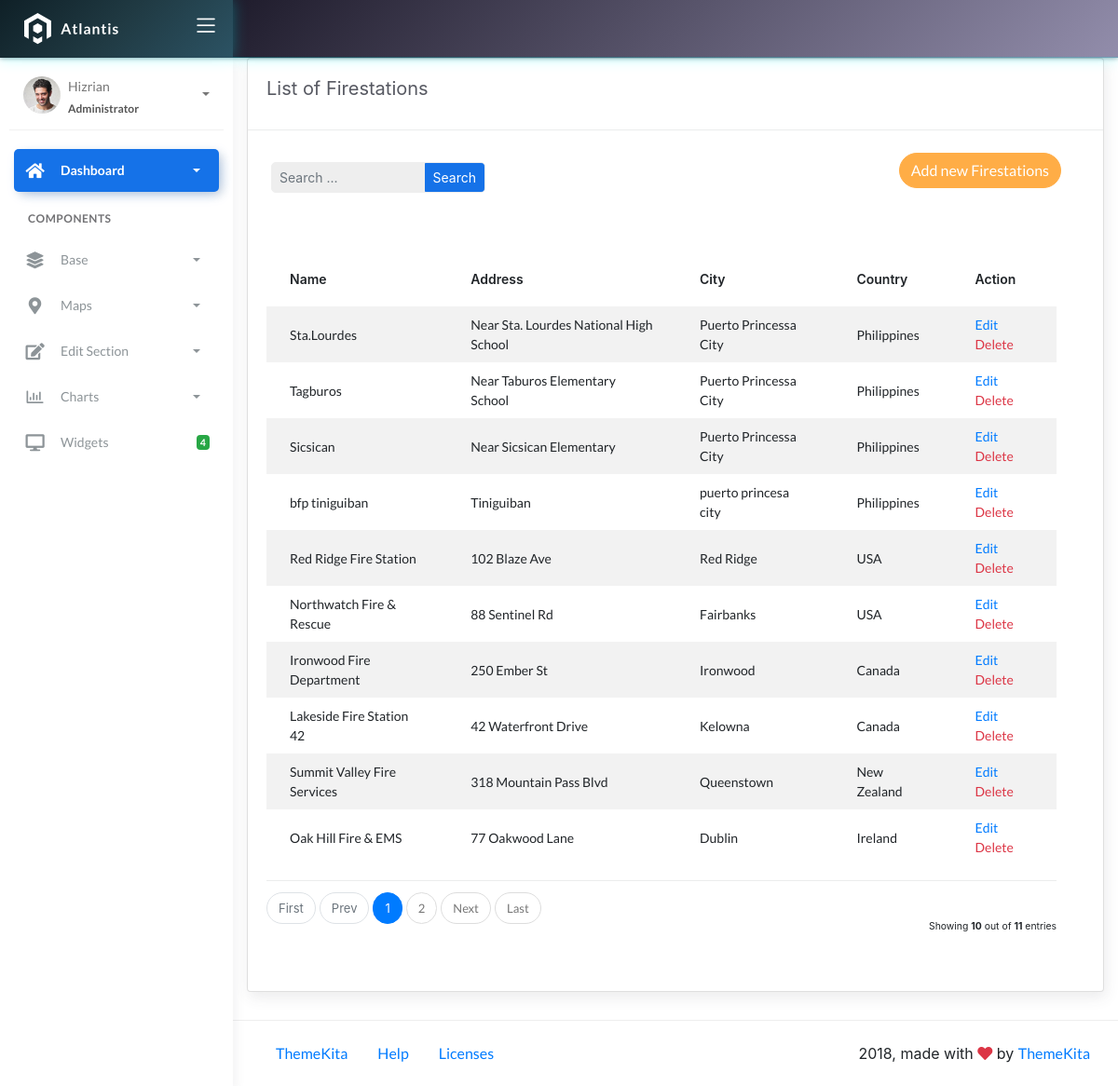
/firestations/, run on the app's committed database.
### fire/models.py (models this page shows)
class BaseModel(models.Model):
    created_at = models.DateTimeField(auto_now_add=True, db_index=True)
    updated_at = models.DateTimeField(auto_now=True)
    class Meta:
        abstract = True

class FireStation(BaseModel):
    name = models.CharField(max_length=150)
    latitude = models.DecimalField(
        max_digits=22, decimal_places=16, null=True, blank=True)
    longitude = models.DecimalField(
        max_digits=22, decimal_places=16, null=True, blank=True)
    address = models.CharField(max_length=150)
    city = models.CharField(max_length=150)
    country = models.CharField(max_length=150)

### fire/views.py (the view, shortened to what this page needs)
# urls.py: path('firestations/', FirestationListView.as_view(), name='firestation-list'),
class FirestationListView(ListView):
    model = FireStation
    template_name = 'firestation_list.html'
    context_object_name = 'object_list'
    paginate_by = 10
    def get_queryset(self, *args, **kwargs):
        qs = super().get_queryset(*args, **kwargs)
        query = self.request.GET.get("q")
        return qs

### templates/firestation_list.html (shortened to what this page needs)
{% extends 'base.html' %}
{% load static %}
{% block content %}
<div class="content">
  <div class="container-fluid">
     <div class="row">
      <div class="col-md-12">
        <div class="card">
         <div class="card-header">
           <div class="card-title">List of Firestations</div>
        </div>
        <div class="col-md-12 row">
          <div class="col-md-4">
            <form class="navbar-left navbar-form nav-search mr-md-3" action="{% url 'firestation-list' %}">
              <div class="form-group">
                <div class="input-group">
                  <input type="text" id="search" placeholder="Search ..." class="form-control form-control-sm" name="q" />
                  <div class="input-group-append">
                    <button class="btn btn-sm btn-primary" type="submit">Search</button>
                  </div>
                </div>
              </div>
            </form>
          </div>
        <div class="col-md-2">
         </div>
            <div class="col-md-6">
              <div class="pull-right"> <a href="{% url 'firestation-add' %}" class="btn btn-warning btn-rounded">Add new Firestations</a>
        </div>
        </div>
        <div class="card-body">
        <table class="table table-striped mt-3">
        <thead>
            <tr>
              <th scope="col">Name</th>
              <th scope="col">Address</th>
              <th scope="col">City</th>
              <th scope="col">Country</th>
              <th scope="col">Action</th>
            </tr>
            </thead>
            <tbody>
              {% for object in object_list %}
              <tr>
                <td>{{ object.name }}</td>
                <td>{{ object.address }}</td>
                <td>{{ object.city }}</td>
                <td>{{ object.country }}</td>
                <td>
                    <a href="{% url 'firestation-update' object.id %}">Edit</a>
                    <a href="{% url 'firestation-delete' object.id %}" class="text-danger">Delete</a>
                </td>
              </tr>
              {% empty %}
              <tr>
                <td colspan="5" style="text-align: center">
                <p class="text-sm font-weight-bold mb-0">No Records Found.</p>
                </td>
            </tr>
              {% endfor %}
              </tbody>
            </table>
            {% include 'includes/pagination.html' %}
           </div>
          </div>
        </div>
      </div>
    </div>
</div>
{% endblock %}

### data on the page
FireStation: name "Sta.Lourdes", address "Near Sta. Lourdes National High School", city "Puerto Princessa City", country "Philippines"
FireStation: name "Tagburos", address "Near Taburos Elementary School", city "Puerto Princessa City", country "Philippines"
FireStation: name "Sicsican", address "Near Sicsican Elementary", city "Puerto Princessa City", country "Philippines"
FireStation: name "bfp tiniguiban", address "Tiniguiban", city "puerto princesa city", country "Philippines"
FireStation: name "Red Ridge Fire Station", address "102 Blaze Ave", city "Red Ridge", country "USA"
FireStation: name "Northwatch Fire & Rescue", address "88 Sentinel Rd", city "Fairbanks", country "USA"
FireStation: name "Ironwood Fire Department", address "250 Ember St", city "Ironwood", country "Canada"
FireStation: name "Lakeside Fire Station 42", address "42 Waterfront Drive", city "Kelowna", country "Canada"
FireStation: name "Summit Valley Fire Services", address "318 Mountain Pass Blvd", city "Queenstown", country "New Zealand"
FireStation: name "Oak Hill Fire & EMS", address "77 Oakwood Lane", city "Dublin", country "Ireland"

### other printed values
{{ page_num }} "1"
{{ page_num }} "2"
{{ object_list.count }} "10"
{{ paginator.count }} "11"
